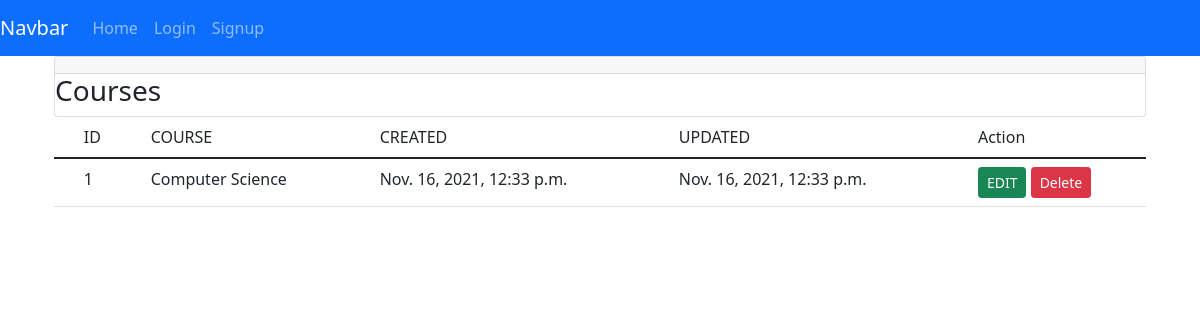
The page /course_details/ on the database as committed earlier.
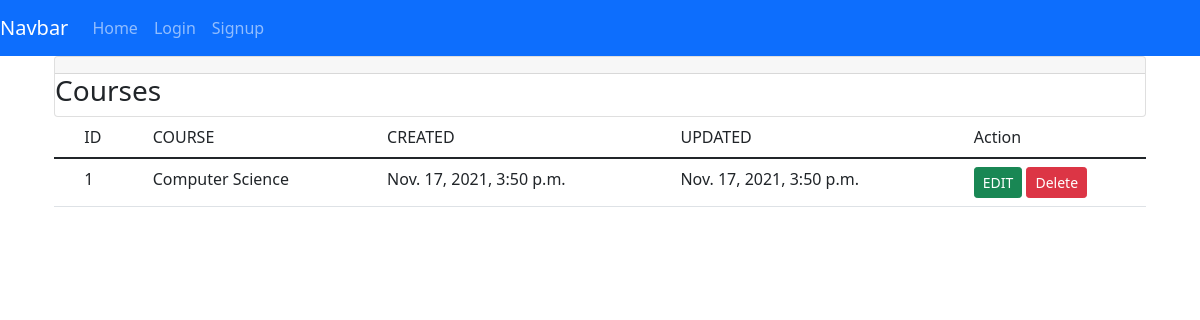
The same page on the database as committed later.
### business/models.py (models this page shows, shortened)
class Courses(models.Model):
    id=models.AutoField(primary_key=True)
    course_name=models.CharField(max_length=255)
    created_at=models.DateTimeField(auto_now_add=True)
    updated_at=models.DateTimeField(auto_now_add=True)
    objects=models.Manager()

### business/views.py (the view)
# urls.py: path('course_details/',views.course_details, name='course_details'),
def course_details(request):
    cor = Courses.objects.all()
    return render(request,'business/course_details.html',{'course':cor})

### business/templates/business/course_details.html (shortened to what this page needs)
{% extends 'business/base.html' %}
{% load static %}
{% block content %}
<section class="content">
    <div class="container-fluid">
        <div class="row">
            <div class="col-md-12">
          <div class="card card-primary">
            <div class="card-header">
          </div>
              <h3 class="card-title">Courses</h3>
            </div>
                <table class="table">
                    <thead>
                      <tr>
                        <th scope="col"><td>ID</td></th>
                        <th scope="col"><td>COURSE</td></th>
                        <th scope="col"><td>CREATED</td></th>
                        <th scope="col"><td>UPDATED</td></th>
                        <th scope="col"><td>Action</td></th>
                      </tr>
                    </thead>
                    <tbody>
                        {% for cor in course %}
                      <tr>
                        <th scope="row"><td>{{ cor.id }}</td></th>
                        <th scope="row"><td>{{ cor.course_name }}</td></th>
                        <th scope="row"><td>{{ cor.created_at }}</td></th>
                        <th scope="row"><td>{{ cor.updated_at }}</td></th>
                        <th scope="row"><td> <a href="{% url 'course_update' cor.id %}" class="btn btn-success btn-sm">EDIT</a>
                          <form action="{% url 'course_delete' cor.id %}" method="post" class="d-inline">
                       <input type="submit" class="btn btn-danger btn-sm" value="Delete">
                      </form>
                      </td></th>
                      </tr>
                      {% endfor %}
                    </tbody>
                </table>
          </div>
        </div>
        </div>
    </div>
{% endblock %}

Rows that differ between the two databases and show on the page:
changed Courses "Computer Science": created_at "Nov. 16, 2021, 12:33 p.m." → "Nov. 17, 2021, 3:50 p.m."; updated_at "Nov. 16, 2021, 12:33 p.m." → "Nov. 17, 2021, 3:50 p.m."
